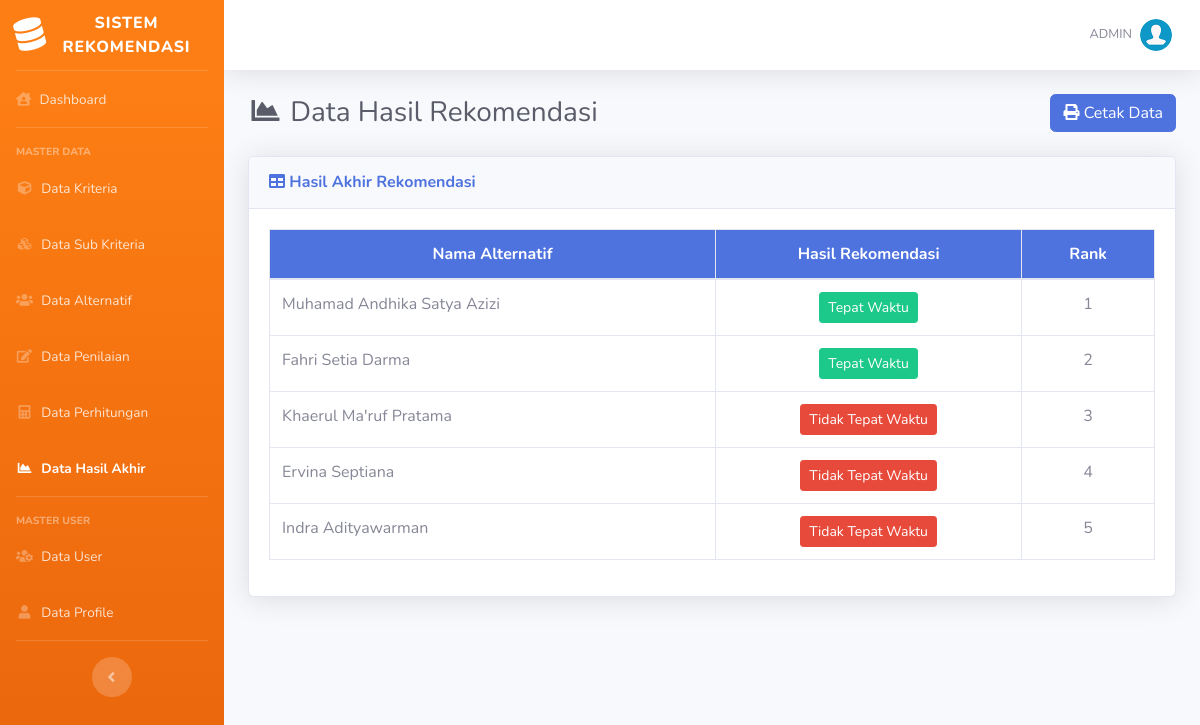
Page /rekomendasi.php (signed in) on the committed database.
### tables this page shows
CREATE TABLE `hasil` (
  `id_hasil` int(11) NOT NULL,
  `id_alternatif` int(11) NOT NULL,
  `nilai` float NOT NULL
);

CREATE TABLE `alternatif` (
  `id_alternatif` int(11) NOT NULL,
  `nama` varchar(100) NOT NULL
);

### includes/functions.php (called while the page is built, shortened)
<?php
function get_role() {
	if(isset($_SESSION['user_id']) && isset($_SESSION['role'])) {
		if($_SESSION['role'] == '1') {
			return 'admin';
		} else {
			return 'user';
		}
	} else {
		return false;
	}
}
?>

### rekomendasi.php (the view, shortened to what this page needs)
<?php
require_once('includes/init.php');
$user_role = get_role();
if($user_role == 'admin' || $user_role == 'user') {
require_once('template/header.php');
?>
<div class="d-sm-flex align-items-center justify-content-between mb-4">
    <h1 class="h3 mb-0 text-gray-800"><i class="fas fa-fw fa-chart-area"></i> Data Hasil Rekomendasi</h1>
	<a href="cetak.php" target="_blank" class="btn btn-primary"> <i class="fa fa-print"></i> Cetak Data </a>
</div>
<div class="card shadow mb-4">
    <div class="card-header py-3">
        <h6 class="m-0 font-weight-bold text-primary"><i class="fa fa-table"></i> Hasil Akhir Rekomendasi</h6>
    </div>
    <div class="card-body">
		<div class="table-responsive">
			<table class="table table-bordered" width="100%" cellspacing="0">
				<thead class="bg-primary text-white">
					<tr align="center">
						<th>Nama Alternatif</th>
						<th>Hasil Rekomendasi</th>
						<th width="15%">Rank</th>
				</thead>
				<tbody>
					<?php
						$no = 0;
						$query = mysqli_query($koneksi, "SELECT * FROM hasil JOIN alternatif ON hasil.id_alternatif = alternatif.id_alternatif ORDER BY hasil.nilai DESC");
						while ($data = mysqli_fetch_array($query)) {
							$no++;
							$hasil_rekomendasi = $data['nilai'] >= 0.5 ? 'Tepat Waktu' : 'Tidak Tepat Waktu';
							$button_class = $data['nilai'] >= 0.5 ? 'btn-success' : 'btn-danger';
						?>
						<tr align="center">
							<td align="left"><?= $data['nama'] ?></td>
							<td><button class="btn <?= $button_class ?> btn-sm"> <?= $hasil_rekomendasi ?> </button></td>
							<td><?= $no; ?></td>
						</tr>
						<?php
						}
					?>
				</tbody>
			</table>
		</div>
	</div>
</div>
<?php
require_once('template/footer.php');
}
else {
	header('Location: login.php');
}
?>

### rows in the picture
hasil: id_alternatif.nama "Muhamad Andhika Satya Azizi", nilai "Tepat Waktu"
hasil: id_alternatif.nama "Fahri Setia Darma", nilai "Tepat Waktu"
hasil: id_alternatif.nama "Khaerul Ma'ruf Pratama", nilai "Tidak Tepat Waktu"
hasil: id_alternatif.nama "Ervina Septiana", nilai "Tidak Tepat Waktu"
hasil: id_alternatif.nama "Indra Adityawarman", nilai "Tidak Tepat Waktu"

### other values in the picture
$_SESSION['username'] "ADMIN"
